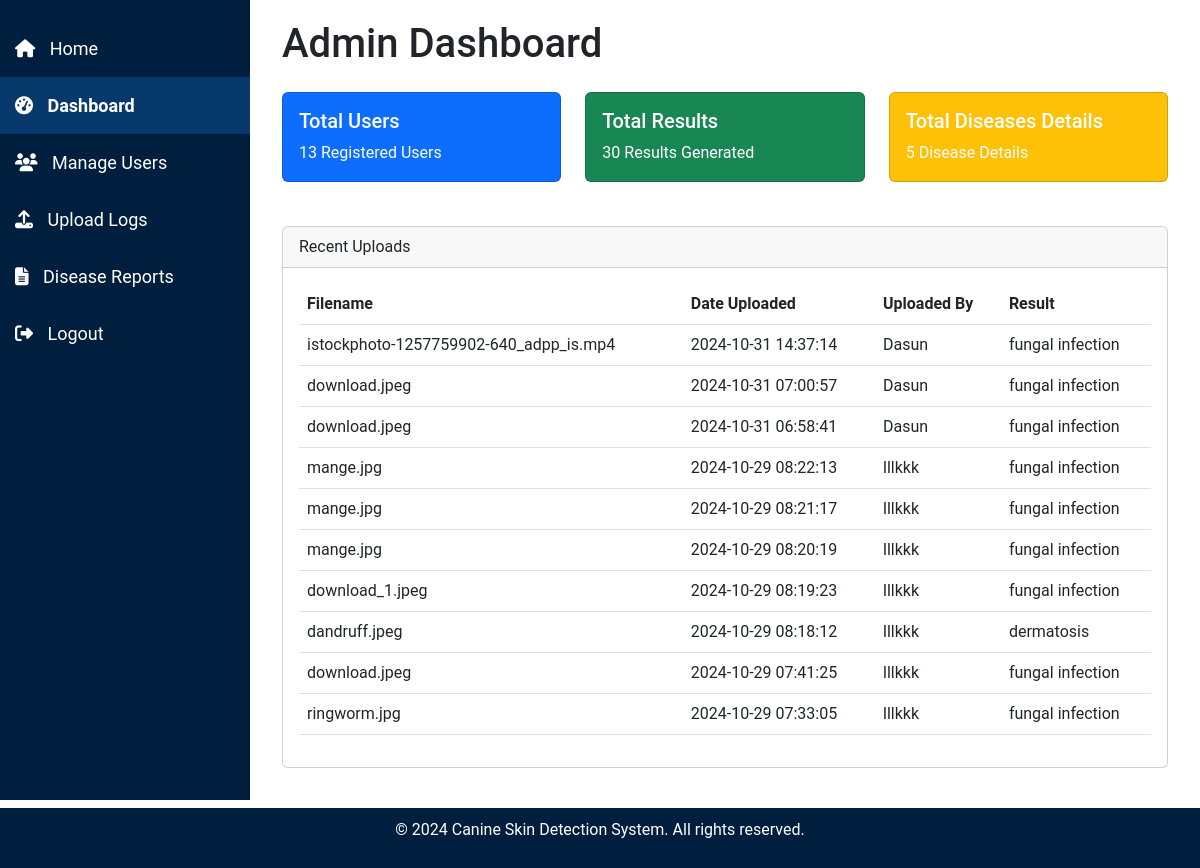
Before: /admin/admin_dashboard (signed in) with the older database file.
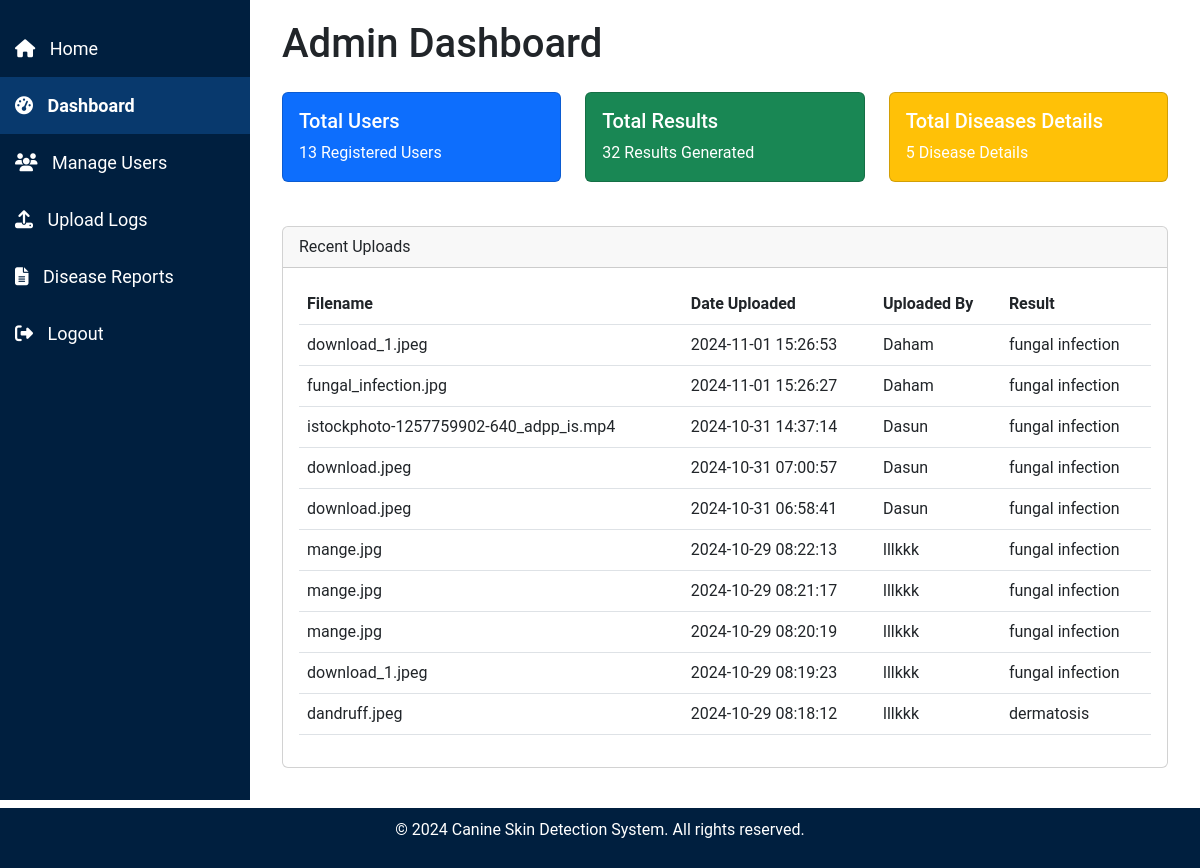
After: the same page with the newer database file.
### tables this page shows
CREATE TABLE uploads (
    id INTEGER PRIMARY KEY AUTOINCREMENT,
    filename TEXT NOT NULL,
    upload_date TIMESTAMP DEFAULT CURRENT_TIMESTAMP,
    file_type TEXT NOT NULL,
    result TEXT NOT NULL,  -- Add a column for storing the result (disease name)
    username TEXT NOT NULL  -- Store the username instead of user_id
);

### admin.py (the view)
@admin.route('/admin_dashboard')
def admin_dashboard():
    if 'user' not in session or session.get('role') != 'admin':
        flash('Access denied! Admins only.', 'danger')
        return redirect(url_for('index'))
    conn = get_db_connection()
    total_users = conn.execute('SELECT COUNT(*) FROM users').fetchone()[0]
    total_uploads = conn.execute('SELECT COUNT(*) FROM uploads').fetchone()[0]
    total_reports = conn.execute('SELECT COUNT(*) FROM diseases').fetchone()[0]
    recent_uploads = conn.execute('SELECT filename, upload_date, username, result FROM uploads ORDER BY upload_date DESC LIMIT 10').fetchall()
    conn.close()
    return render_template('admin/admin_dashboard.html', total_users=total_users, total_reports=total_reports, total_uploads=total_uploads, recent_uploads=recent_uploads)

### db.py (called while the page is built)
def get_db_connection():
    conn = sqlite3.connect('site.db')
    conn.row_factory = sqlite3.Row  # Allows accessing rows as dictionaries
    return conn

### templates/admin/admin_dashboard.html (shortened to what this page needs)
<!DOCTYPE html>
<html lang="en">
<head>
    <link href="https://cdn.jsdelivr.net/npm/bootstrap@5.3.0-alpha1/dist/css/bootstrap.min.css" rel="stylesheet">
    <link rel="stylesheet" href="{{ url_for('static', filename='css/admin_styles.css') }}">
</head>
<body>
    {% include 'partials/admin_sidebar.html' %}
    <div class="content">
        <div class="container-fluid">
            <h1 class="mb-4">Admin Dashboard</h1>
            <div class="row">
                <div class="col-lg-4 col-md-6">
                    <div class="card text-white bg-primary">
                        <div class="card-body">
                            <h5 class="card-title">Total Users</h5>
                            <p class="card-text">{{ total_users }} Registered Users</p>
                        </div>
                    </div>
                </div>
                <div class="col-lg-4 col-md-6">
                    <div class="card text-white bg-success">
                        <div class="card-body">
                            <h5 class="card-title">Total Results</h5>
                            <p class="card-text">{{ total_uploads }} Results Generated</p>
                        </div>
                    </div>
                </div>
                <div class="col-lg-4 col-md-6">
                    <div class="card text-white bg-warning">
                        <div class="card-body">
                            <h5 class="card-title">Total Diseases Details</h5>
                            <p class="card-text">{{ total_reports }} Disease Details</p>
                        </div>
                    </div>
                </div>
            </div>
            <div class="card mt-4">
                <div class="card-header">
                    Recent Uploads
                </div>
                <div class="card-body">
                    <table class="table table-hover">
                        <thead>
                            <tr>
                                <th>Filename</th>
                                <th>Date Uploaded</th>
                                <th>Uploaded By</th>
                                <th>Result</th>
                            </tr>
                        </thead>
                        <tbody>
                            {% for upload in recent_uploads %}
                            <tr>
                                <td>{{ upload.filename }}</td>
                                <td>{{ upload.upload_date }}</td>
                                <td>{{ upload.username }}</td>
                                <td>{{ upload.result }}</td>
                            </tr>
                            {% endfor %}
                        </tbody>
                    </table>
                </div>
            </div>
        </div>
    </div>
    {% include 'partials/footer_admin.html' %}
</body>
</html>

Changed rows visible on the page:
no longer on this page (row unchanged): uploads: filename "download.jpeg", upload_date "2024-10-29 07:41:25", username "lllkkk", result "fungal infection"
no longer on this page (row unchanged): uploads: filename "ringworm.jpg", upload_date "2024-10-29 07:33:05", username "lllkkk", result "fungal infection"
added uploads: filename "download_1.jpeg", upload_date "2024-11-01 15:26:53", username "Daham", result "fungal infection"
added uploads: filename "fungal_infection.jpg", upload_date "2024-11-01 15:26:27", username "Daham", result "fungal infection"
Other visible differences:
{{ total_uploads }}: "30" → "32"
